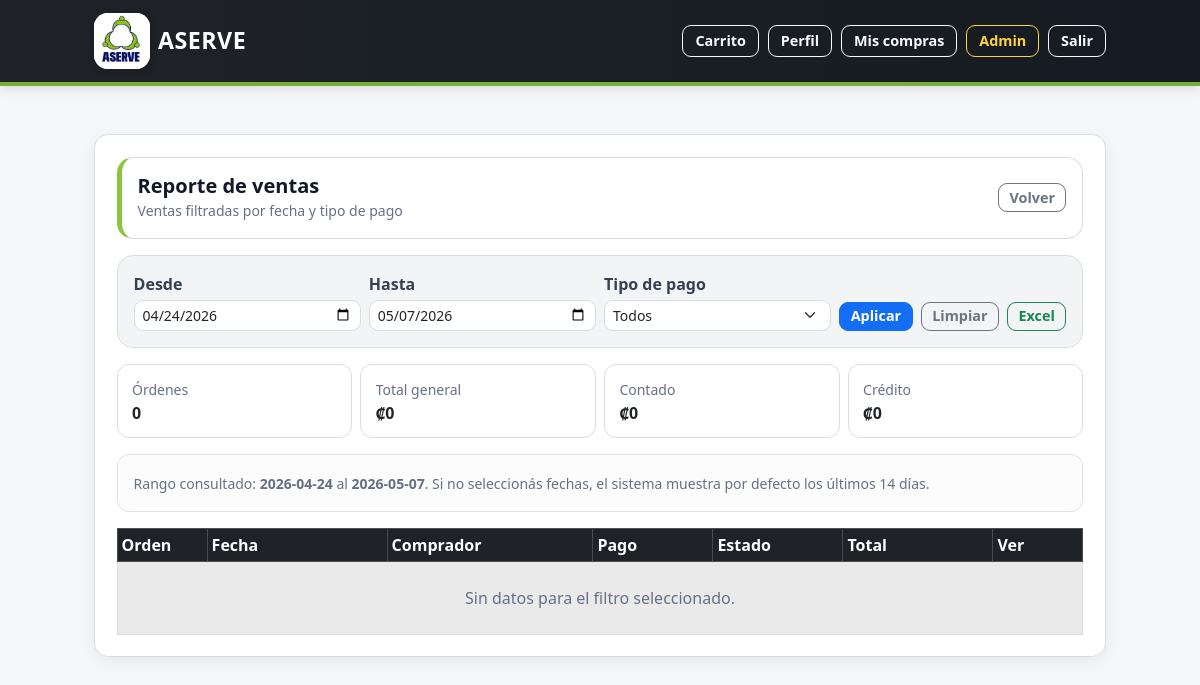
The page /admin/reports/sales (signed in) on the database as committed earlier.
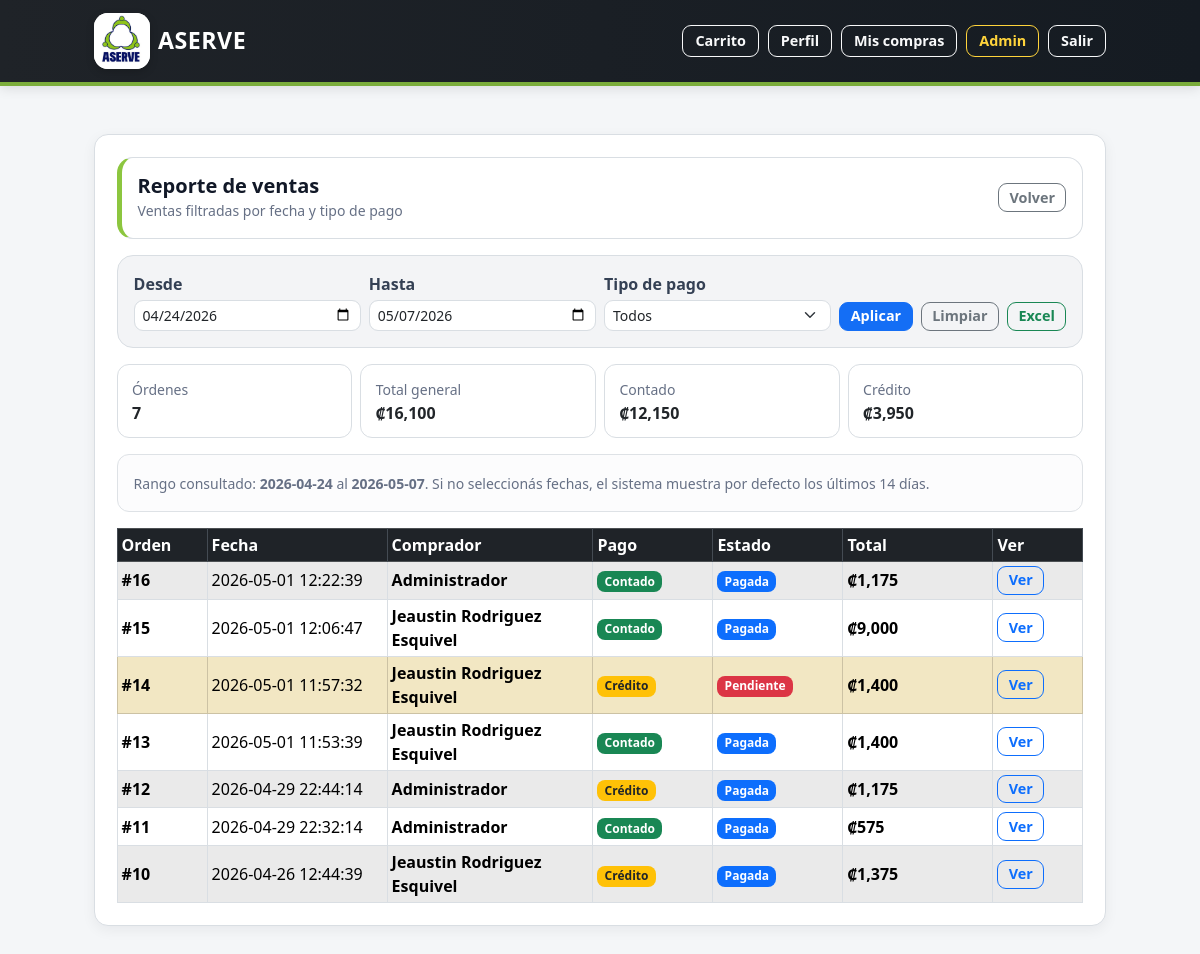
The same page on the database as committed later.
### tables this page shows
CREATE TABLE orders (
    id INTEGER PRIMARY KEY AUTOINCREMENT,
    fecha TEXT NOT NULL,
    tipo_usuario TEXT NOT NULL CHECK (tipo_usuario IN ('asociado', 'no_asociado')),
    user_id INTEGER,
    nombre_no_asociado TEXT,
    tipo_pago TEXT NOT NULL CHECK (tipo_pago IN ('contado', 'credito')),
    total REAL NOT NULL CHECK (total >= 0),
    estado TEXT NOT NULL CHECK (estado IN ('pendiente', 'pagada')),
    FOREIGN KEY (user_id) REFERENCES users(id)
);

### app.py (the view)
@app.route("/admin/reports/sales")
def admin_report_sales():
    if "user_id" not in session or session.get("rol") != "admin":
        return redirect(url_for("login"))
    start = (request.args.get("start") or "").strip()
    end = (request.args.get("end") or "").strip()
    pago = (request.args.get("pago") or "").strip().lower().replace("é", "e")
    hoy = datetime.now().date()
    hace_14 = hoy - timedelta(days=13)
    if not start:
        start = hace_14.strftime("%Y-%m-%d")
    if not end:
        end = hoy.strftime("%Y-%m-%d")
    where = []
    params = []
    where.append("date(o.fecha) >= date(?)")
    params.append(start)
    where.append("date(o.fecha) <= date(?)")
    params.append(end)
    if pago in ("contado", "credito"):
        where.append("replace(lower(trim(o.tipo_pago)), 'é', 'e') = ?")
        params.append(pago)
    where_sql = "WHERE " + " AND ".join(where)
    db = get_db()
    resumen = db.execute(
        f"""
        SELECT
            COUNT(*) AS num_ordenes,
            COALESCE(SUM(o.total), 0) AS total_general,
            COALESCE(SUM(CASE
                WHEN replace(lower(trim(o.tipo_pago)), 'é', 'e') = 'contado' THEN o.total
                ELSE 0
            END), 0) AS total_contado,
            COALESCE(SUM(CASE
                WHEN replace(lower(trim(o.tipo_pago)), 'é', 'e') = 'credito' THEN o.total
                ELSE 0
            END), 0) AS total_credito
        FROM orders o
        {where_sql}
        """,
        params
    ).fetchone()
    orders = db.execute(
        f"""
        SELECT
            o.id,
            o.fecha,
            o.tipo_pago,
            o.estado,
            o.total,
            COALESCE(u.nombre, o.nombre_no_asociado, 'Sin nombre') AS comprador
        FROM orders o
        LEFT JOIN users u ON u.id = o.user_id
        {where_sql}
        ORDER BY o.id DESC
        """,
        params
    ).fetchall()
    return render_template(
        "admin_report_sales.html",
        start=start,
        end=end,
        pago=pago,
        resumen=resumen,
        orders=orders
    )

### app.py (called while the page is built)
@app.template_filter("crc")
def format_crc(value):
    try:
        return f"₡{float(value):,.0f}"
    except (TypeError, ValueError):
        return "₡0"

def get_db():
    if "db" not in g:
        db_folder = os.path.dirname(app.config["DATABASE"])
        os.makedirs(db_folder, exist_ok=True)
        g.db = sqlite3.connect(app.config["DATABASE"])
        g.db.row_factory = sqlite3.Row
    return g.db

@app.before_request
def proteger_acceso_global():
    endpoint = request.endpoint
    if endpoint is None:
        return None
    rutas_publicas = {
        "login",
        "static"
    }
    if endpoint in rutas_publicas:
        return None
    if "user_id" not in session:
        flash("Debes iniciar sesión para acceder a ASERVE.", "warning")
        return redirect(url_for("login"))
    rutas_password_temporal = {
        "cambiar_password_temporal",
        "logout",
        "static"
    }
    if session.get("password_temporal") == 1:
        if endpoint not in rutas_password_temporal:
            flash("Debes cambiar tu contraseña temporal antes de continuar.", "warning")
            return redirect(url_for("cambiar_password_temporal"))
    return None

### templates/admin_report_sales.html (shortened to what the changed rows need)
{% extends "base.html" %}
{% block content %}
<div class="card shadow-sm">
  <div class="card-body">
    <div class="row g-2 mb-3">
      <div class="col-6 col-md-3">
        <div class="admin-report-sales-summary-box">
          <small class="text-muted">Órdenes</small>
          <div class="fw-bold">
            {{ resumen.num_ordenes }}
          </div>
        </div>
      </div>
      <div class="col-6 col-md-3">
        <div class="admin-report-sales-summary-box">
          <small class="text-muted">Total general</small>
          <div class="fw-bold">
            {{ resumen.total_general|crc }}
          </div>
        </div>
      </div>
      <div class="col-6 col-md-3">
        <div class="admin-report-sales-summary-box">
          <small class="text-muted">Contado</small>
          <div class="fw-bold">
            {{ resumen.total_contado|crc }}
          </div>
        </div>
      </div>
      <div class="col-6 col-md-3">
        <div class="admin-report-sales-summary-box">
          <small class="text-muted">Crédito</small>
          <div class="fw-bold">
            {{ resumen.total_credito|crc }}
          </div>
        </div>
      </div>
    </div>
    <div class="table-responsive d-none d-md-block">
      <table class="table table-sm table-bordered table-striped align-middle mb-0">
        <thead class="table-dark">
          <tr>
            <th style="width: 90px;">Orden</th>
            <th style="width: 180px;">Fecha</th>
            <th>Comprador</th>
            <th style="width: 120px;">Pago</th>
            <th style="width: 130px;">Estado</th>
            <th style="width: 150px;">Total</th>
            <th style="width: 90px;">Ver</th>
          </tr>
        </thead>
        <tbody>
          {% for o in orders %}
          {% set pago_norm = o.tipo_pago|string|lower|replace('é','e')|trim %}
          {% set estado_norm = o.estado|string|lower|trim %}
          <tr class="{% if estado_norm == 'pendiente' %}table-warning{% endif %}">
            <td>
              <b>#{{ o.id }}</b>
            </td>
            <td>
              {{ o.fecha }}
            </td>
            <td>
              <div class="fw-semibold">
                {{ o.comprador }}
              </div>
            </td>
            <td>
              {% if pago_norm == "credito" %}
                <span class="badge bg-warning text-dark">Crédito</span>
              {% else %}
                <span class="badge bg-success">Contado</span>
              {% endif %}
            </td>
            <td>
              {% if estado_norm == "pendiente" %}
                <span class="badge bg-danger">Pendiente</span>
              {% else %}
                <span class="badge bg-primary">Pagada</span>
              {% endif %}
            </td>
            <td>
              <b>{{ o.total|crc }}</b>
            </td>
            <td>
              <a class="btn btn-outline-primary btn-sm"
                 href="{{ url_for('admin_order_detail',
                                  order_id=o.id,
                                  from_page='reports',
                                  start=start,
                                  end=end,
                                  pago=pago) }}">
                Ver
              </a>
            </td>
          </tr>
          {% else %}
          <tr>
            <td colspan="7" class="text-center text-muted py-4">
              Sin datos para el filtro seleccionado.
            </td>
          </tr>
          {% endfor %}
        </tbody>
      </table>
    </div>
  </div>
</div>
{% endblock %}

Rows that differ between the two databases and show on the page:
added orders: id "16", fecha "2026-05-01 12:22:39", comprador "Administrador", shows "Contado", shows "Pagada", total|crc "₡1,175"
added orders: id "15", fecha "2026-05-01 12:06:47", comprador "Jeaustin Rodriguez Esquivel", shows "Contado", shows "Pagada", total|crc "₡9,000"
added orders: id "14", fecha "2026-05-01 11:57:32", comprador "Jeaustin Rodriguez Esquivel", shows "Crédito", shows "Pendiente", total|crc "₡1,400"
added orders: id "13", fecha "2026-05-01 11:53:39", comprador "Jeaustin Rodriguez Esquivel", shows "Contado", shows "Pagada", total|crc "₡1,400"
added orders: id "12", fecha "2026-04-29 22:44:14", comprador "Administrador", shows "Crédito", shows "Pagada", total|crc "₡1,175"
added orders: id "11", fecha "2026-04-29 22:32:14", comprador "Administrador", shows "Contado", shows "Pagada", total|crc "₡575"
added orders: id "10", fecha "2026-04-26 12:44:39", comprador "Jeaustin Rodriguez Esquivel", shows "Crédito", shows "Pagada", total|crc "₡1,375"
Other text that changed with them:
{{ resumen.num_ordenes }}: "0" → "7"
{{ resumen.total_general|crc }}: "₡0" → "₡16,100"
{{ resumen.total_contado|crc }}: "₡0" → "₡12,150"
{{ resumen.total_credito|crc }}: "₡0" → "₡3,950"
text no longer shown: "Sin datos para el filtro seleccionado."
